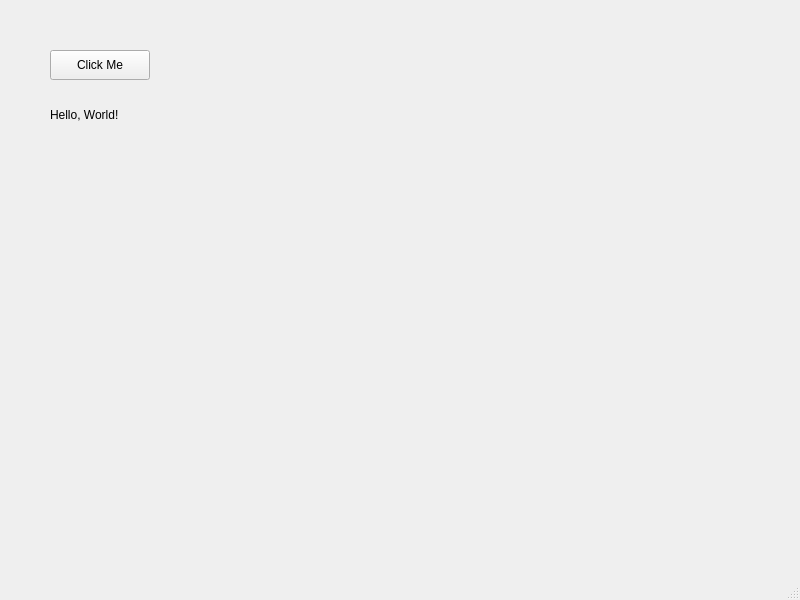
<?xml version="1.0" encoding="UTF-8"?>
<ui version="4.0">
 <class>MainWindow</class>
 <widget class="QMainWindow" name="MainWindow">
  <property name="geometry">
   <rect>
    <x>0</x>
    <y>0</y>
    <width>800</width>
    <height>600</height>
   </rect>
  </property>
  <property name="windowTitle">
   <string>MainWindow</string>
  </property>
  <widget class="QWidget" name="centralwidget">
   <widget class="QPushButton" name="pushButton">
    <property name="geometry">
     <rect>
      <x>50</x>
      <y>50</y>
      <width>100</width>
      <height>30</height>
     </rect>
    </property>
    <property name="text">
     <string>Click Me</string>
    </property>
   </widget>
   <widget class="QLabel" name="label">
    <property name="geometry">
     <rect>
      <x>50</x>
      <y>100</y>
      <width>200</width>
      <height>30</height>
     </rect>
    </property>
    <property name="text">
     <string>Hello, World!</string>
    </property>
   </widget>
   <widget class="QLabel" name="imageLabel">
    <property name="geometry">
     <rect>
      <x>50</x>
      <y>150</y>
      <width>200</width>
      <height>200</height>
     </rect>
    </property>
    <property name="text">
     <string/>
    </property>
   </widget>
  </widget>
  <widget class="QMenuBar" name="menubar">
   <property name="geometry">
    <rect>
     <x>0</x>
     <y>0</y>
     <width>800</width>
     <height>24</height>
    </rect>
   </property>
  </widget>
  <widget class="QStatusBar" name="statusbar"/>
 </widget>
 <resources/>
 <connections/>
</ui>
